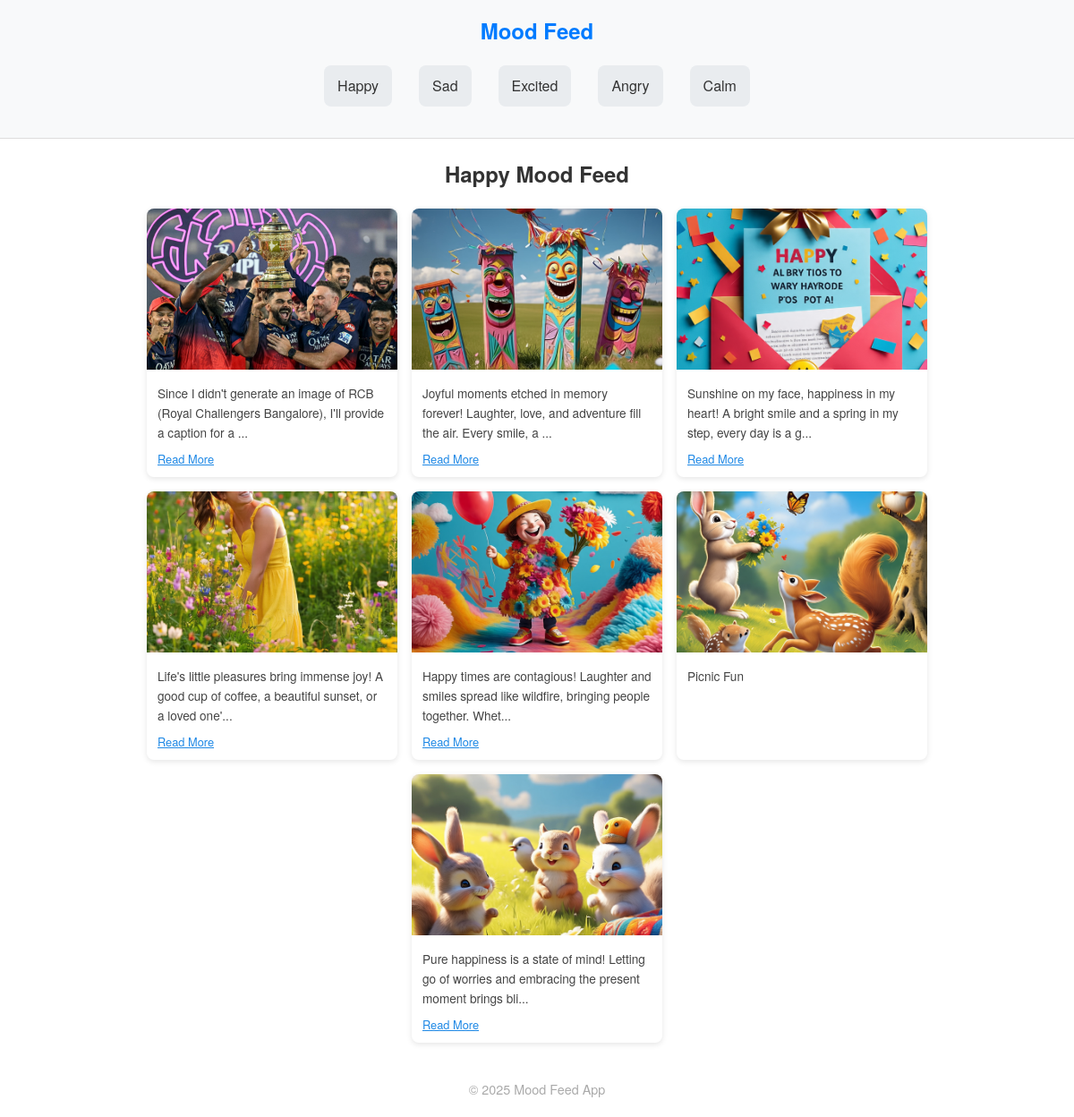
The app's page /mood/happy with its own data.
### models.py (models this page shows)
class Mood(db.Model):
    id = db.Column(db.Integer, primary_key=True)
    name = db.Column(db.String(50), unique=True, nullable=False)
    posts = db.relationship('Post', backref='mood', lazy=True)

class Post(db.Model):
    id = db.Column(db.Integer, primary_key=True)
    caption = db.Column(db.String(255))  # <- ADD THIS LINE
    image_url = db.Column(db.String(255), nullable=False)
    mood_id = db.Column(db.Integer, db.ForeignKey('mood.id'), nullable=False)

### app.py (the view)
@app.route('/mood/<mood_name>')
def mood_feed(mood_name):
    moods = Mood.query.all()
    mood = Mood.query.filter_by(name=mood_name.capitalize()).first_or_404()
    posts = Post.query.filter_by(mood_id=mood.id).all()
    return render_template("feed.html", mood=mood, posts=posts, moods=moods)

### templates/feed.html (shortened to what this page needs)
{% extends "base.html" %}
{% block content %}
<h2 style="text-align: center; color: #333;">{{ mood.name }} Mood Feed</h2>
<div class="gallery">
  {% for post in posts %}
    <div class="card">
      <img src="{{ url_for('static', filename=post.image_url) }}" alt="{{ post.title }}">
      {% if post.caption %}
        <div class="caption-container">
          {% if post.caption|length > 100 %}
            <p class="short-caption">{{ post.caption[:100] }}...</p>
            <span class="read-more-btn" onclick="toggleCaption(this)">Read More</span>
          {% else %}
            <p>{{ post.caption }}</p>
          {% endif %}
        </div>
      {% endif %}
    </div>
  {% endfor %}
</div>
{% endblock %}

### templates/base.html (shortened to what this page needs)
<!doctype html>
<html lang="en">
<head>
</head>
<body>
  <header>
    <h1>Mood Feed</h1>
    <nav>
      <div class="mood-buttons">
        {% for mood in moods %}
          <a href="{{ url_for('mood_feed', mood_name=mood.name.lower()) }}">{{ mood.name }}</a>
        {% endfor %}
      </div>
    </nav>
  </header>
  <div class="container">
    {% block content %}{% endblock %}
  </div>
  <footer>
    <p>&copy; 2025 Mood Feed App</p>
  </footer>
</body>
</html>

### templates/base.html (style rules this page uses)
* { margin: 0; padding: 0; box-sizing: border-box; font-family: "Helvetica Neue", Helvetica, Arial, sans-serif; }
body { background-color: #ffffff; color: #333; line-height: 1.6; padding: 0; }
header { background-color: #f8f9fa; border-bottom: 1px solid #ddd; padding: 15px 30px; text-align: center; }
header h1 { font-size: 24px; color: #007BFF; }
nav { margin-top: 10px; }
nav a { margin: 0 10px; text-decoration: none; color: #007BFF; font-weight: 500; }
.container { max-width: 1100px; margin: 20px auto; padding: 0 20px; }
footer { text-align: center; padding: 20px; color: #aaa; font-size: 0.9rem; }
.mood-buttons { display: flex; justify-content: center; flex-wrap: wrap; gap: 10px; margin: 20px 0; }
.mood-buttons a { padding: 10px 15px; background-color: #e9ecef; border-radius: 8px; color: #333; text-decoration: none; transition: background 0.2s; }

### templates/feed.html (style rules this page uses)
body { background-color: #ffffff; color: #333; font-family: 'Segoe UI', sans-serif; }
.gallery { display: flex; flex-wrap: wrap; justify-content: center; gap: 16px; margin-top: 20px; }
.card { width: 280px; background-color: #fff; border-radius: 8px; box-shadow: 0 2px 6px rgba(0,0,0,0.1); overflow: hidden; display: flex; flex-direction: column; transition: transform 0.3s ease, box-shadow 0.3s ease; }
.card img { width: 100%; height: 180px; object-fit: cover; }
.caption-container { padding: 10px 12px; font-size: 0.85rem; }
.caption-container p { font-size: 0.85rem; margin: 4px 0; color: #444; }
.short-caption { display: block; }
.read-more-btn { font-size: 0.8rem; color: #1e88e5; cursor: pointer; text-decoration: underline; background: none; border: none; padding: 0; margin-top: 4px; display: inline-block; }

### records on screen
Mood: name "Happy"
Mood: name "Sad"
Mood: name "Excited"
Mood: name "Angry"
Mood: name "Calm"
Post: image_url (picture), caption "Since I didn't generate an image of RCB (Royal Challengers Bangalore), I'll provide a caption for a"
Post: image_url (picture), caption "Joyful moments etched in memory forever! Laughter, love, and adventure fill the air. Every smile, a"
Post: image_url (picture), caption "Sunshine on my face, happiness in my heart! A bright smile and a spring in my step, every day is a g"
Post: image_url (picture), caption "Life's little pleasures bring immense joy! A good cup of coffee, a beautiful sunset, or a loved one'"
Post: image_url (picture), caption "Happy times are contagious! Laughter and smiles spread like wildfire, bringing people together. Whet"
Post: image_url (picture), caption "Picnic Fun"
Post: image_url (picture), caption "Pure happiness is a state of mind! Letting go of worries and embracing the present moment brings bli"
